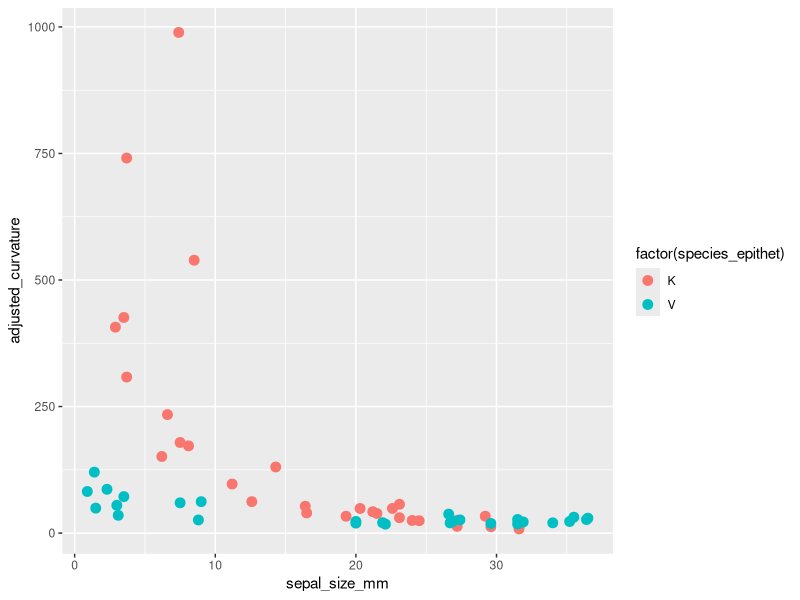

The R source for this figure:
library(here)
library(tidyverse)

#import data ####

#size data
size_data<-
  read.csv(
  here("data/epimedium_curv_size_data.csv"), 
  header=TRUE)

#curvature data

curv_kore <-
  read.csv(
    here("data/epimedium_curvature_koreanum.csv"),
    header=TRUE) %>%
  select(4, 5) #select columns with species IDs and adjusted curvature data

curv_viol <-
  read.csv(
    here("data/epimedium_curvature_violaceum.csv"),
    header=TRUE) %>%
  select(4, 5)

#merge curvature data into one tibble

curv_data <-
  full_join(curv_viol, curv_kore) 
  

# merge size data with curvature data ####

size_curv_data <-
  left_join(size_data, curv_data, by="species_individual_panicle_flower") %>%
  rename(species_ID = species_individual_panicle_flower) %>%
  mutate(
    species_epithet = str_extract(
      species_ID, 
      "[A-Z]+") #extacts uppercase letters from strings
  )

# plot
# For E. koreanum and E. violaceum only ####

size_curv_data<-
  left_join(size_data, curv_data, by="species_individual_panicle_flower") %>%
  rename(species_ID = species_individual_panicle_flower) %>%
  mutate(
    species_epithet = str_extract(
      species_ID, 
      "[A-Z]+") #extacts uppercase letters from strings
  ) %>% 
  filter(species_epithet == "K" | species_epithet == "V")


ggplot(
  data=size_curv_data, 
  aes(x=sepal_size_mm, y=adjusted_curvature)
) +
  geom_point(
    aes(colour=factor(species_epithet)), size=3)
